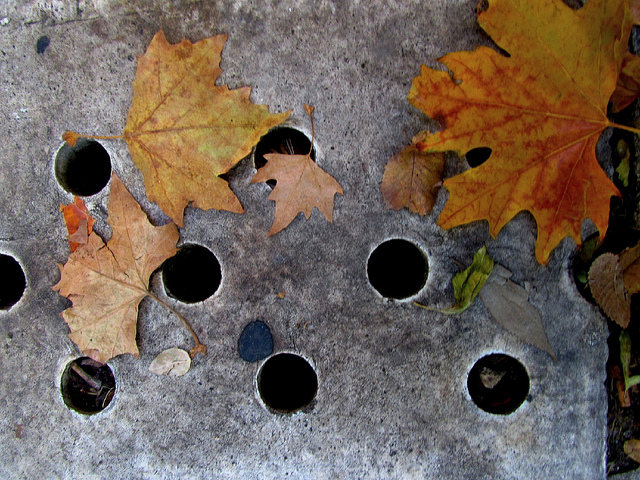
#> input picture agujeros/agujero.jpg, 640 x 480 px
$ python lineas.py agujeros/agujero.jpg   (Python 2 division)
#> lines starting #> are read from the running program, lines starting #| are printed output that depends on the picture; after the words box and inside, x2 and y2 are one past the last pixel; in counts of white or black regions, pixels touching at a corner belong together
#> further down, im is the input picture: PIL image 640x480 RGB; mean R, G, B 112.6, 98.9, 89.2
from PIL import Image
import sys
from math import sqrt,fabs,sin,cos,floor,atan, ceil

def escalaDeGrises(im):
    imGris = im.copy()
    w,h = imGris.size
#> w = 640; h = 480
    pixeles = imGris.load()

    for x in range(w):
        for y in range(h):
            promedio = sum(pixeles[x,y])/3
            pixeles[x,y] = (promedio, promedio,promedio)
    imGris.save('grises.png')
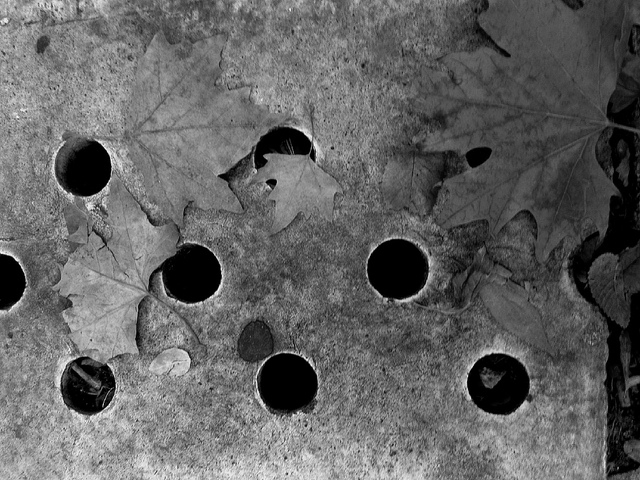
#> saved as grises.png: PIL image 640x480 RGB; min 0, max 254, mean 99.9
    return imGris

def difuminar(im):
    pixeles = im.load()
    w,h = im.size
#> w = 640; h = 480
    imDif = Image.new('RGB',(w,h))
#> imDif: PIL image 640x480 RGB; every value is 0
    difPix = imDif.load()

    for x in range(w):
        for y in range(h):
            pix = []
            pix.append(list(pixeles[x,y]))

            if x > 0:
                pix.append(list(pixeles[x-1, y]))
            if y > 0:
                pix.append(list(pixeles[x, y-1]))
            if x < w-1:
                pix.append(list(pixeles[x+1, y]))
            if y < h-1:
                pix.append(list(pixeles[x, y+1]))

            filtro = [sum(i) for i in zip(*pix)]
            total = len(pix)
            difPix[x,y] = filtro[0]/total, filtro[1]/total, filtro[2]/total
    imDif.save('difuminada.png')
    return imDif

def binarizar(im):
    imBinaria = im.copy()
    w,h = im.size
#> w = 640; h = 480
    pixeles = imBinaria.load()

    for x in range(w):
        for y in range(h):
            if pixeles[x,y][0] >= 30:
                    pixeles[x,y] = (255,255,255)
            else:
                    pixeles[x,y] = (0,0,0)
    imBinaria.save('binaria.png')
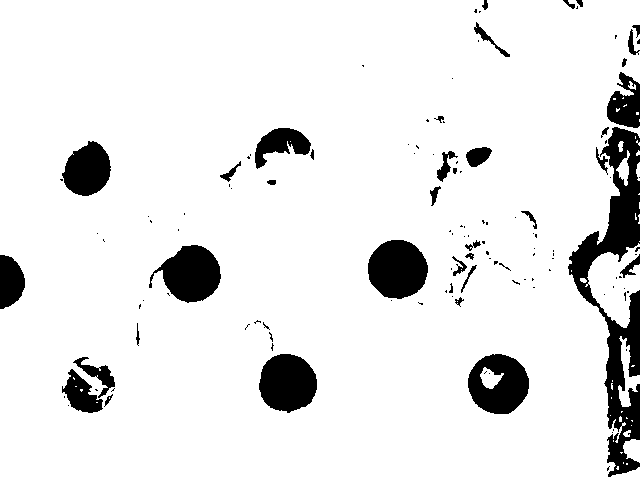
#> saved as binaria.png: PIL image 640x480 RGB; 90.7% white; 126 black regions (87 under 20 px), largest, box (x1, y1, x2, y2) and area: (568, 127, 640, 477) 8467, (368, 240, 428, 299) 2756, (259, 354, 317, 413) 2645
    return imBinaria

# [30 lines left out: functions convolucion, euclides, not called in this run]

def normalizar(im):
    w,h = im.size
#> w = 640; h = 480
    imNorm = im.copy()
    pixeles = imNorm.load()
    maximo = 0
    minimo = 0
    for x in range(w):
        for y in range(h):
            if pixeles[x,y] > maximo:
                maximo = pixeles[x,y][0]
            if pixeles[x,y] < minimo:
                minimo = pixeles[x,y][0]
#> after the loop, maximo = 0; minimo = 0
    prop = 256.0/(maximo - minimo)
    for x in range(w):
        for y in range(h):
            n = int(floor((pixeles[x,y][0] - minimo)* prop))
            pixeles[x,y] = (n,n,n)
    imNorm.save('normalizada.png')
    return imNorm


# [86 lines left out: functions frecuentes, deteccionDeLineas, not called in this run]

if __name__=="__main__":
    imPath = sys.argv[1]
    im = Image.open(imPath)
    gris = escalaDeGrises(im)
    dif = difuminar(gris)
#> (the run stopped early here; a loop or call above may not have finished)

$ run again, on agujeros/prueba4.jpg
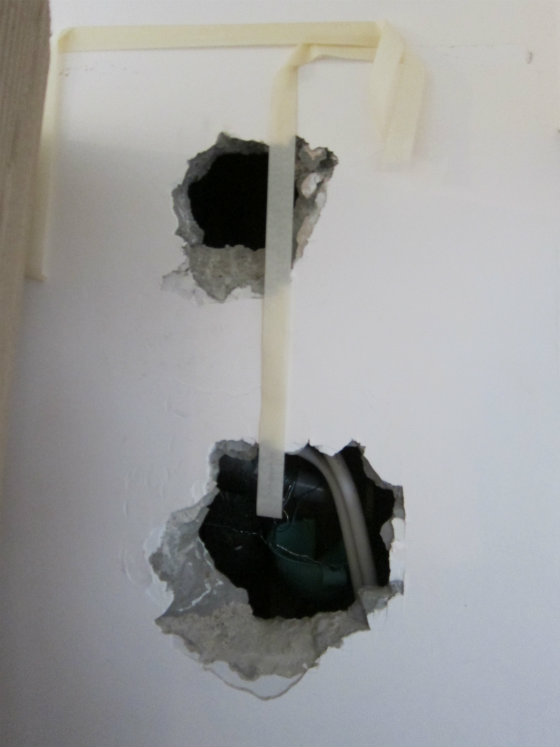
#> input picture agujeros/prueba4.jpg, 560 x 747 px
#> im is the input picture: PIL image 560x747 RGB; mean R, G, B 154.2, 154.5, 154
#> imDif: PIL image 560x747 RGB; every value is 0
#> in binarizar, `imBinaria.save('binaria.png')`:
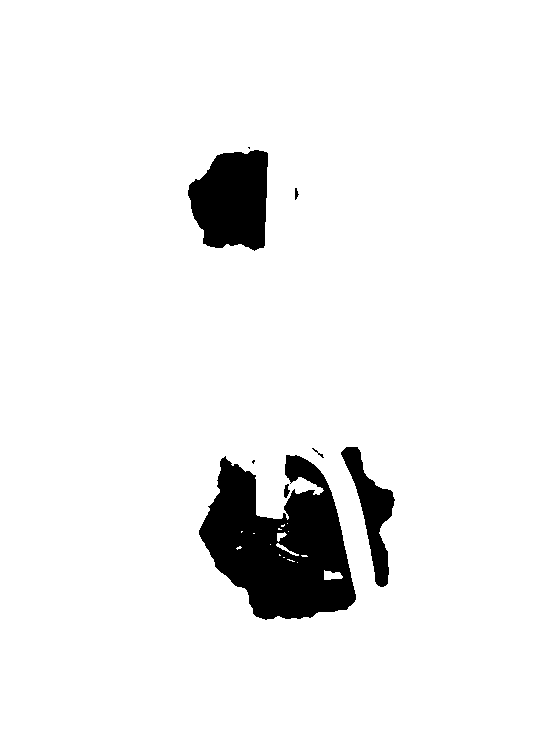
#> saved as binaria.png: PIL image 560x747 RGB; 94% white; 8 black regions (2 under 20 px), largest, box (x1, y1, x2, y2) and area: (199, 455, 356, 620) 16089, (188, 150, 268, 251) 6303, (341, 447, 395, 587) 2691, (284, 484, 290, 498) 54, (295, 188, 299, 200) 30, (312, 448, 324, 458) 25
#> in normalizar, `w,h = im.size`: w = 560; h = 747
#> after the loop in normalizar, `for x in range(w):`: maximo = 0

$ run again, on agujeros/prueba5.jpg
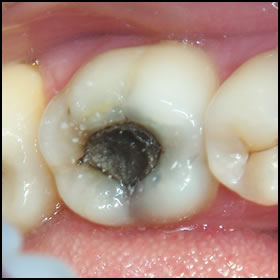
#> input picture agujeros/prueba5.jpg, 280 x 280 px
#> im is the input picture: PIL image 280x280 RGB; mean R, G, B 175.7, 147.5, 135.8
#> imDif: PIL image 280x280 RGB; every value is 0
#> in difuminar, `imDif.save('difuminada.png')`:
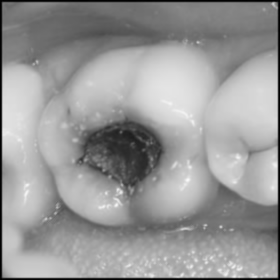
#> saved as difuminada.png: PIL image 280x280 RGB; min 0, max 249, mean 152.2
#> in binarizar, `imBinaria.save('binaria.png')`:
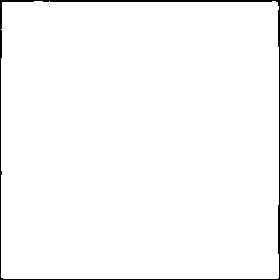
#> saved as binaria.png: PIL image 280x280 RGB; 98% white; 1 black region, box (x1, y1, x2, y2) and area: (0, 0, 280, 280) 1532
#> in normalizar, `w,h = im.size`: w = 280
#> after the loop in normalizar, `for x in range(w):`: maximo = 0
